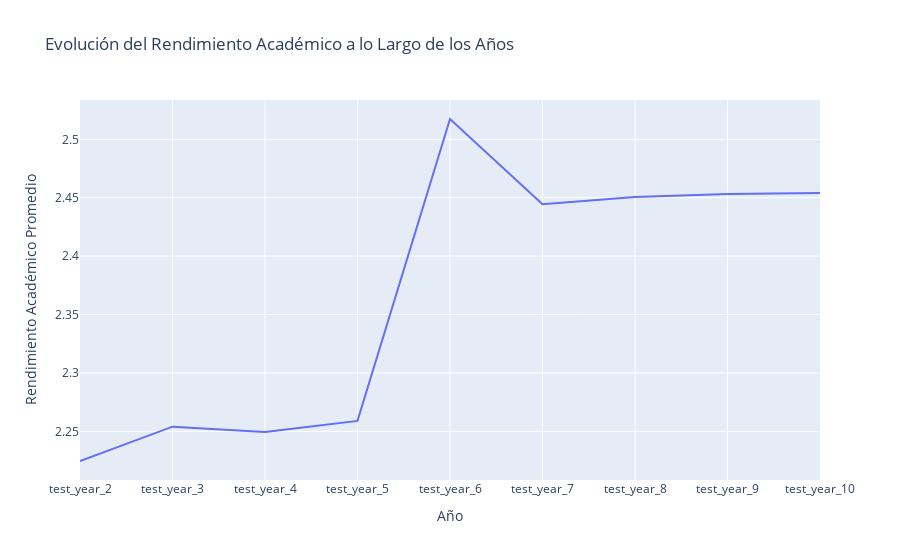

Notebook code for this chart:
### Code cell
# Asumiendo que cada 'test_year_X' corresponde a un año consecutivo, calculamos el promedio por año
years = ['test_year_2', 'test_year_3', 'test_year_4', 'test_year_5',
         'test_year_6', 'test_year_7', 'test_year_8', 'test_year_9', 'test_year_10']
mean_performance_by_year = data[years].mean()

fig = px.line(x=years, y=mean_performance_by_year, 
              title='Evolución del Rendimiento Académico a lo Largo de los Años',
              labels={'x': 'Año', 'y': 'Rendimiento Académico Promedio'})
fig.show()

### Figure 1 — Plotly figure (JSON) as saved in the notebook; plotly's stock layout.template omitted (floating-point values rounded to 4 significant figures)
{"data": [{"hovertemplate": "Año=%{x}<br>Rendimiento Académico Promedio=%{y}<extra></extra>", "legendgroup": "", "line": {"color": "#636efa", "dash": "solid"}, "marker": {"symbol": "circle"}, "mode": "lines", "name": "", "orientation": "v", "showlegend": false, "type": "scatter", "x": ["test_year_2", "test_year_3", "test_year_4", "test_year_5", "test_year_6", "test_year_7", "test_year_8", "test_year_9", "test_year_10"], "xaxis": "x", "y": [2.225, 2.254, 2.25, 2.259, 2.517, 2.444, 2.451, 2.453, 2.454], "yaxis": "y"}], "layout": {"legend": {"tracegroupgap": 0}, "title": {"text": "Evolución del Rendimiento Académico a lo Largo de los Años"}, "xaxis": {"anchor": "y", "domain": [0, 1], "title": {"text": "Año"}}, "yaxis": {"anchor": "x", "domain": [0, 1], "title": {"text": "Rendimiento Académico Promedio"}}}}
